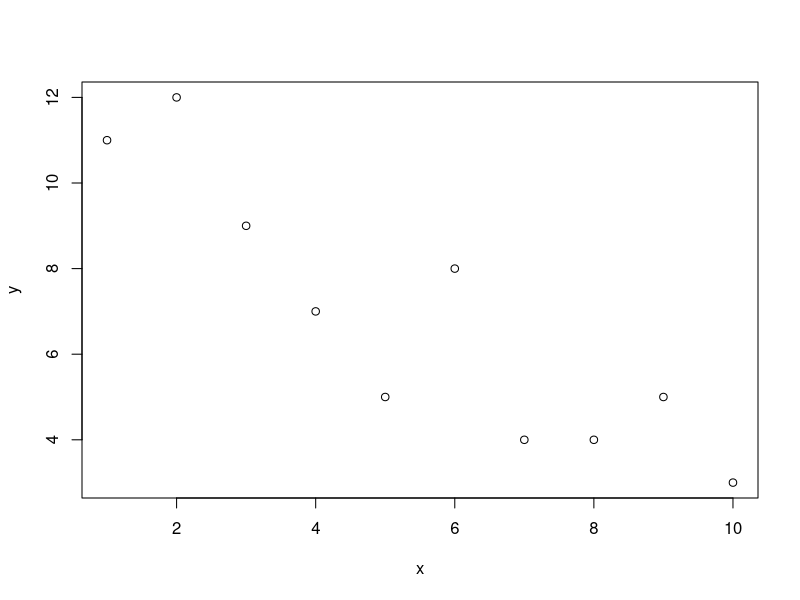
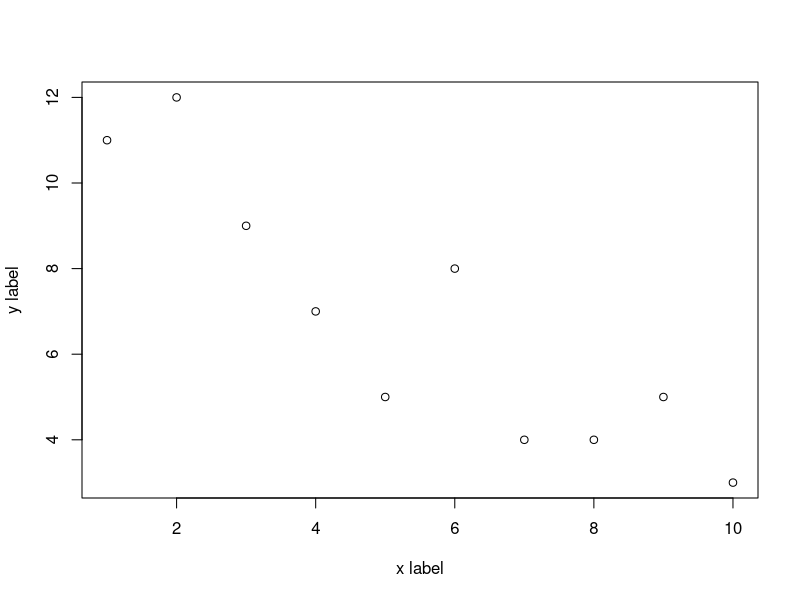
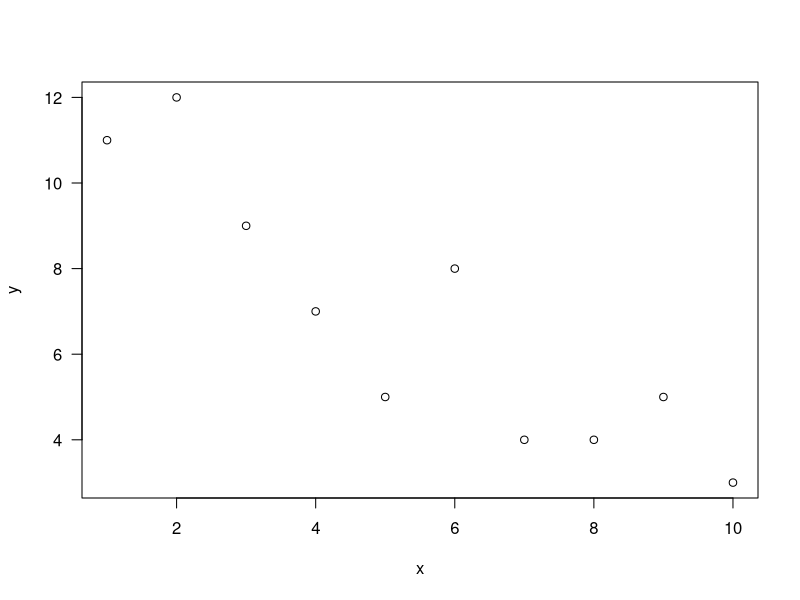
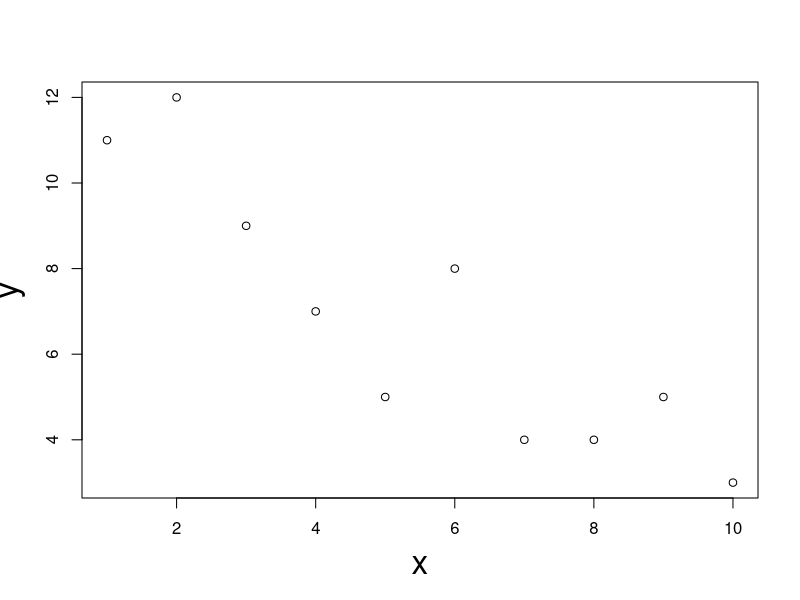

Reproduce these figures in R, in order.
## ---- chunk 1
# Load data from file
dataframe <- read.table("plotdata.txt", header = T)
# See names of variables in data frame
names(dataframe)
# Attach data objects in data frame into R environment
attach(dataframe)
# Simplest plot
plot(x, y)
# Plotting with labels
plot(x, y, xlab = "x label", ylab = "y label")
# Changing orientation of axis values
plot(x, y, las = 1) # las can be {0, 1, 2, 3}
# Change font size of x and y labels
plot(x, y, cex.lab = 2)
